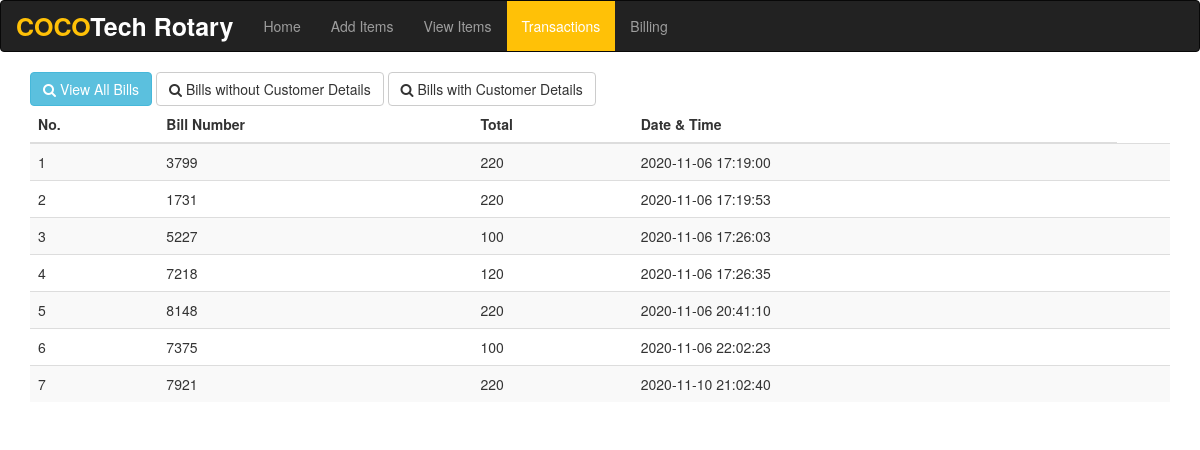
/viewbills.php, run on the app's committed database.
### tables this page shows
CREATE TABLE `bills` (
  `id` int(11) NOT NULL,
  `transid` int(5) NOT NULL,
  `total` int(11) NOT NULL,
  `date` datetime NOT NULL DEFAULT CURRENT_TIMESTAMP
);

### viewbills.php (the view, shortened to what this page needs)
<?php
include 'navbar.php';
if(isset($_GET['cd'])){
	if($_GET['cd']==2){
		$sql = "SELECT * FROM bills inner join customer on bills.transid=customer.transid";
	}
	else if($_GET['cd']==0){
		$sql = "SELECT * FROM bills";
	}
	else if($_GET['cd']==1){
		$sql = "SELECT bills.id,bills.transid,bills.total,bills.date FROM bills LEFT JOIN customer ON bills.transid = customer.transid WHERE customer.transid IS NULL";
	}
	else{
		$sql = "SELECT * FROM bills";
	}
}
else{
	$sql = "SELECT * FROM bills";
}
$result = $conn->query($sql);
if (!mysqli_num_rows($result)>0){
  echo '<h1 class="text-center">No transactions found</h1>';
}
else {
?>
<div class="container">
<a href="viewbills.php?cd=0" class="btn <?php if($_GET['cd']==0){echo "btn-info";}else{echo "btn-default";} ?>"><i class="fa fa-search" aria-hidden="true"></i> View All Bills</a>
<a href="viewbills.php?cd=1" class="btn <?php if($_GET['cd']==1){echo "btn-info";}else{echo "btn-default";} ?>"><i class="fa fa-search" aria-hidden="true"></i> Bills without Customer Details</a>
<a href="viewbills.php?cd=2" class="btn <?php if($_GET['cd']==2){echo "btn-info";}else{echo "btn-default";} ?>"><i class="fa fa-search" aria-hidden="true"></i> Bills with Customer Details</a>
  <table class="table table-striped">
  <thead>
    <tr>
      <th>No.</th>
      <th>Bill Number</th>
      <th>Total</th>
      <th>Date & Time</th>
    </tr>
  </thead>
  <tbody>
    <?php
      foreach ($result as $key => $r) {
        echo '<tr style="cursor:pointer" class="userinfo" data-toggle="modal" data-id='.$r['transid'].' data-target="#orderModal">';
        echo "<td>";
        echo $key+1;
        echo "</td>";
        echo "<td>";
        echo $r['transid'];
        echo "</td>";
        echo "<td>";
        echo $r['total'];
        echo "</td>";
        echo "<td>";
        echo $r['date'];
        echo "</td>";
        echo "<td>";
        echo "</tr>";
      }
    }
     ?>
   </tbody>
  </table>
</div>

### navbar.php (shortened to what this page needs)
<!DOCTYPE html>
<html lang="en">
  <head>
    <link rel="stylesheet" href="https://maxcdn.bootstrapcdn.com/bootstrap/3.3.5/css/bootstrap.min.css">
    <link rel="stylesheet" href="https://maxcdn.bootstrapcdn.com/font-awesome/4.4.0/css/font-awesome.min.css">
  </head>
  <body>
    <nav class="navbar navbar-inverse">
    <div class="container-fluid">
        <div class="navbar-header">
            <a href="#" class="navbar-brand" style="color:white;font-weight:bold;font-size:25px;"><span style="color:#ffc107">COCO</span>Tech Rotary</a>
        </div>
        <div class="collapse navbar-collapse" id="mainNavBar">
            <ul class="nav navbar-nav">
                <li><a href="index.php">Home</a></li>
                <li><a href="additems.php">Add Items</a></li>
                <li><a href="viewitems.php">View Items</a></li>
                <li id="tr"><a href="viewbills.php">Transactions</a></li>
                <li><a href="transaction.php" data-toggle="tooltip" data-placement="bottom" title="continue billing">Billing</a></li>
            </ul>
        </div>
    </div>
</nav>
  </body>
</html>

### navbar.php (style rules this page uses)
.navbar-inverse .navbar-nav>.active>a, .navbar-inverse .navbar-nav>.active>a:focus, .navbar-inverse .navbar-nav>.active>a:hover { color: #fff; background-color: #ffc107; }

### data on the page
bills: transid "3799", total "220", date "2020-11-06 17:19:00"
bills: transid "1731", total "220", date "2020-11-06 17:19:53"
bills: transid "5227", total "100", date "2020-11-06 17:26:03"
bills: transid "7218", total "120", date "2020-11-06 17:26:35"
bills: transid "8148", total "220", date "2020-11-06 20:41:10"
bills: transid "7375", total "100", date "2020-11-06 22:02:23"
bills: transid "7921", total "220", date "2020-11-10 21:02:40"
